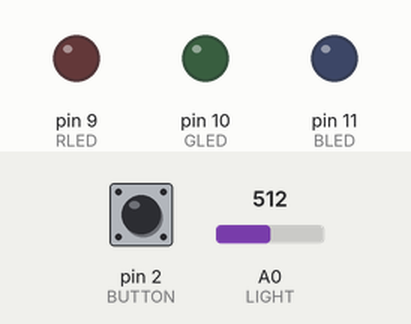
Recording of a sketch running on a simulated Arduino Uno, built with avr-gcc and run on an emulated ATmega328P. Shown: output pins drawn as LEDs (lit = HIGH). The inputs (shaded band) are chosen by the test bench; at power-on: pin 2 (BUTTON) LOW, A0 (LIGHT) = 512.

Above: at 1.2 s.
1.3 s: pin 2 (BUTTON) pulled HIGH for 0.15 s
At 2.2 s:
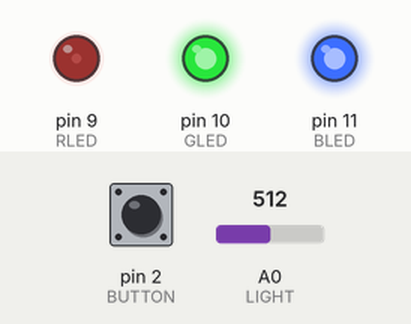
2.9 s: A0 (LIGHT) set to 420
At 3.2 s:
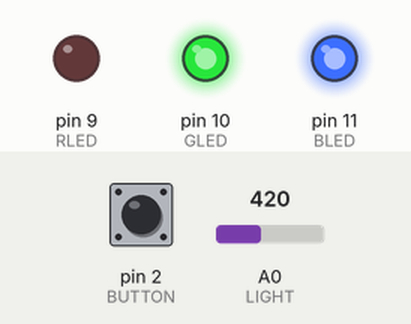
4.4 s: A0 (LIGHT) set to 439
At 5.6 s:
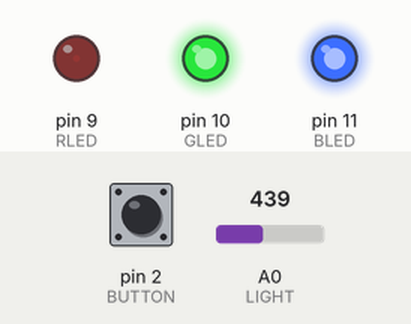
5.9 s: pin 2 (BUTTON) pulled HIGH for 1 s
At 6.9 s:
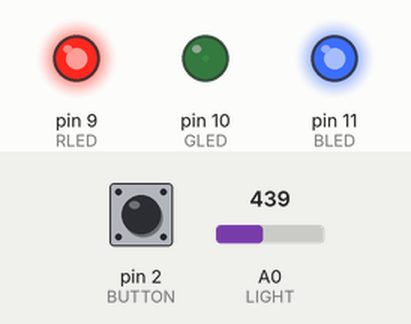
8.4 s: pin 2 (BUTTON) pulled HIGH for 0.15 s
At 8.8 s:
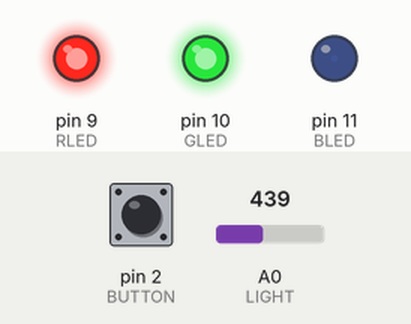
10.0 s: A0 (LIGHT) set to 306
At 11.0 s:
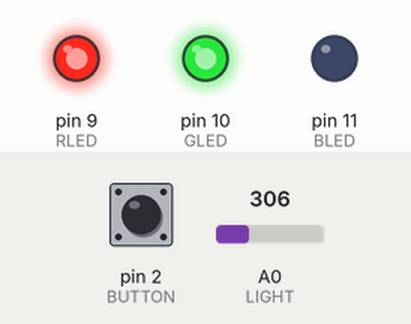
Timing chart, 0 to 12.5 s (numbered marks = the images above; inputs shaded):
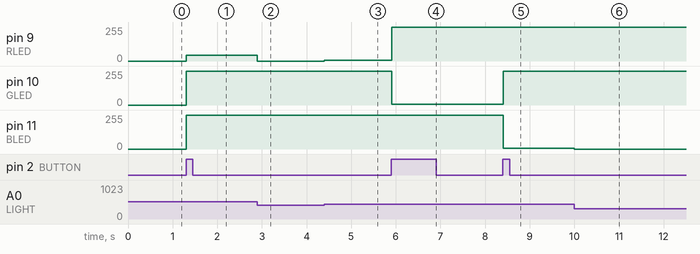

Measured:
- after the input at 1.3 s, pin 9 (RLED): 0/255 → 44/255 at once; pin 10 (GLED), pin 11 (BLED): 0/255 → 255/255 at once
- after the input at 2.9 s, pin 9 (RLED): 44/255 → 0/255 at once
- after the input at 4.4 s, pin 9 (RLED): 0/255 → 4/255 at once
- after the input at 5.9 s, pin 9 (RLED): 4/255 → 255/255 at once; pin 10 (GLED): 255/255 → 4/255 at once
- after the input at 8.4 s, pin 10 (GLED): 4/255 → 255/255 at once; pin 11 (BLED): 255/255 → 4/255 at once
- after the input at 10.0 s, pin 11 (BLED): 4/255 → 0/255 at once

The sketch:

LEDControlPhotoregister.ino
```cpp
/* 스위치로 전구 불빛 제어 (R,G,B)
 * 조도센서 이용해서 밝기 제어
 * 이전 단계의 복습이 확실히 필요
*/


const int RLED = 9;
const int GLED = 10;
const int BLED = 11;
const int BUTTON = 2;

boolean lastButton = LOW;
boolean currentButton = LOW;
int ledMode = 0;

const int LIGHT = 0;
const int MIN_LIGHT = 430;
const int MAX_LIGHT = 900;
int val = 0;
int btn_val = 0;

void setup() {
  pinMode(RLED, OUTPUT);
  pinMode(GLED, OUTPUT);
  pinMode(BLED, OUTPUT);
  pinMode(BUTTON, INPUT);
  Serial.begin(9600);
}

boolean debounce(boolean last)
{
  boolean current = digitalRead(BUTTON);
  if (last != current)
  {
    delay(5);
    current = digitalRead(BUTTON);
  }
  return current;
}

void setMode(int mode, int val)
{
  if (mode == 1)
  {
//    digitalWrite(RLED, LOW);
    analogWrite(RLED, val);
    digitalWrite(GLED, HIGH);
    digitalWrite(BLED, HIGH);
  }

  else if (mode == 2)
  {
    digitalWrite(RLED, HIGH);
//    digitalWrite(GLED, LOW);
    analogWrite(GLED, val);
    digitalWrite(BLED, HIGH);
  }

  else if (mode == 3)
  {
    digitalWrite(RLED, HIGH);
    digitalWrite(GLED, HIGH);
//    digitalWrite(BLED, LOW);
    analogWrite(BLED, val);
  }
}

void loop() {

  // 밝기는 val로 컨트롤 가능
  // min = 0 , max = 255
  val = analogRead(LIGHT);
  val = map(val, MIN_LIGHT, MAX_LIGHT, 0, 255);
  val = constrain(val, 0, 255);

  currentButton = debounce(lastButton);
  if(lastButton == LOW && currentButton == HIGH)
  {
    ledMode++;
  }
  lastButton = currentButton;

  if (ledMode == 4) ledMode = 0;

  setMode(ledMode, val);
}
```
